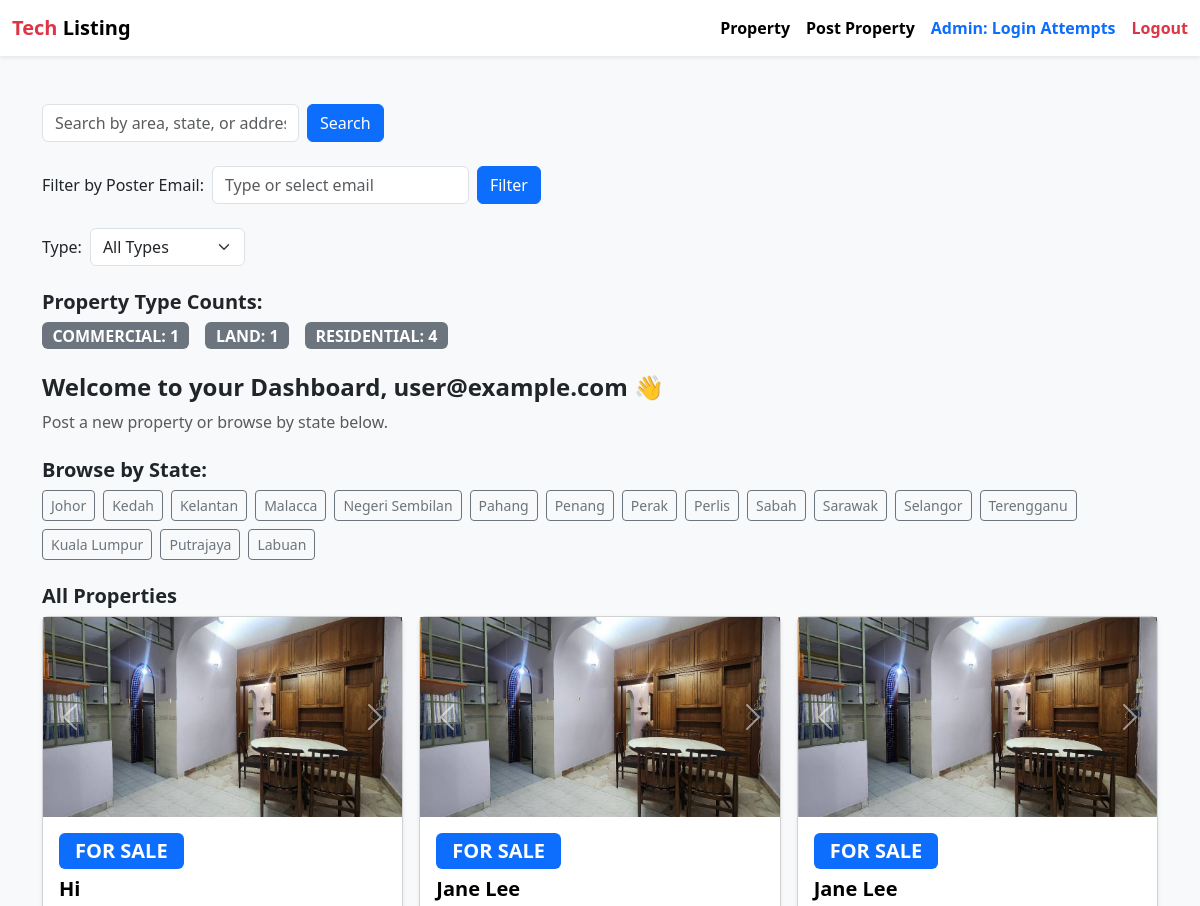
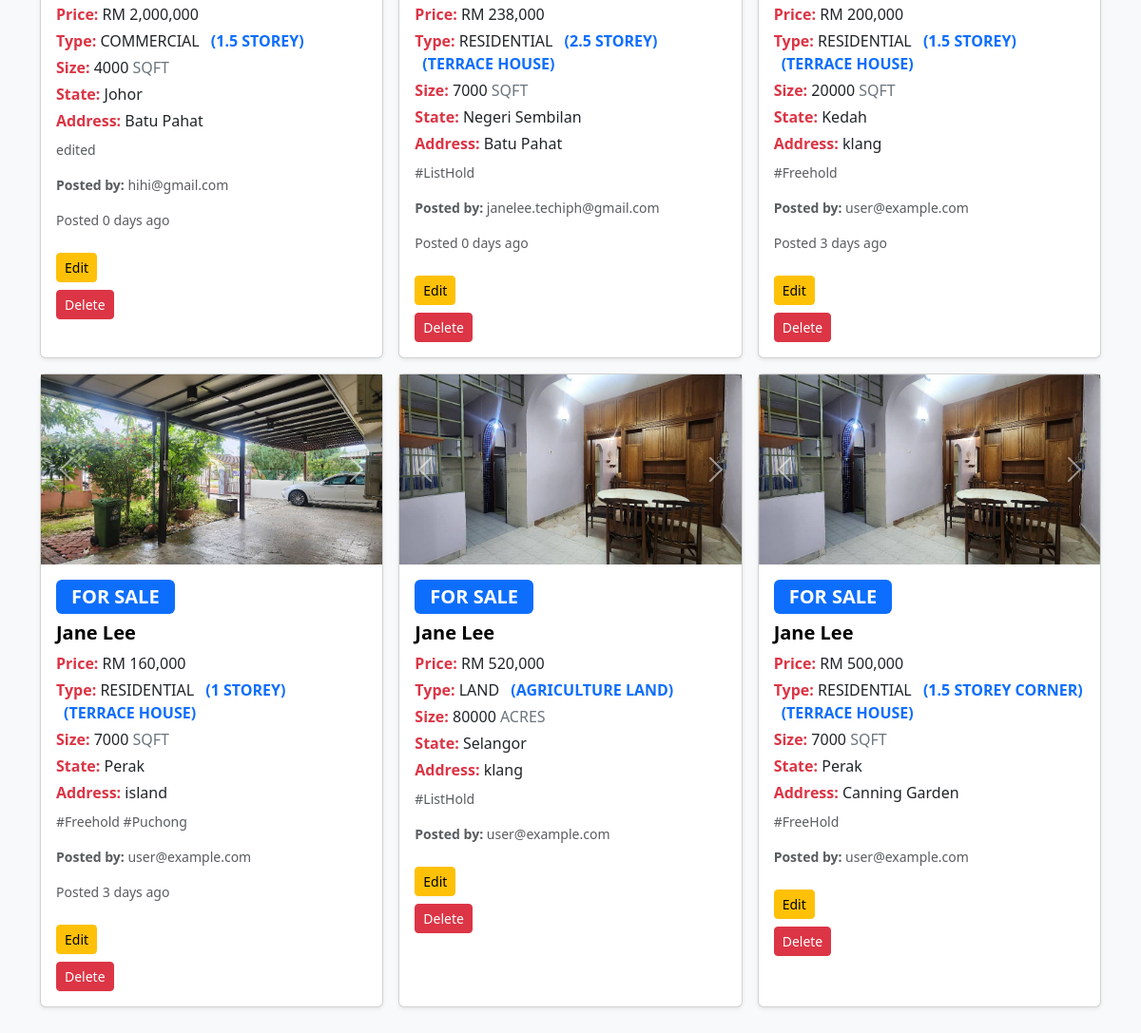
Page /home (signed in) on the committed database (2 pictures, top to bottom).
### tables this page shows
CREATE TABLE properties (
    id INTEGER PRIMARY KEY AUTOINCREMENT,
    state TEXT NOT NULL,
    title TEXT NOT NULL,
    price REAL NOT NULL,
    type TEXT NOT NULL,
    address TEXT NOT NULL,
    description TEXT,
    created_by TEXT NOT NULL
, area TEXT, photo TEXT, listing_type TEXT, terrace_house_subtype TEXT, semi_d_subtype TEXT, bangalow_subtype TEXT, land_subtype TEXT, high_rise_subtype TEXT, residential_subtype TEXT, size_unit TEXT, commercial_subtype TEXT, factory_subtype TEXT, factory_building_type TEXT, created_at TEXT);

CREATE TABLE users (
    id INTEGER PRIMARY KEY AUTOINCREMENT,
    email TEXT NOT NULL UNIQUE,
    password TEXT NOT NULL
, login_count INTEGER DEFAULT 0);

CREATE TABLE property_images (
    id INTEGER PRIMARY KEY AUTOINCREMENT,
    property_id INTEGER NOT NULL,
    filename TEXT NOT NULL,
    FOREIGN KEY(property_id) REFERENCES properties(id)
);

### app.py (the view, shortened to what this page needs)
@app.route("/home")
def home():
    print('DEBUG: session email:', repr(session.get('email')))
    print('DEBUG: ADMIN_EMAILS:', ADMIN_EMAILS)
    print('DEBUG: is_admin:', is_admin())
    if "user_id" not in session:
        flash("Please log in first.")
        return redirect("/")
    filter_email = request.args.get('filter_email')
    search = request.args.get('search')
    filter_type = request.args.get('filter_type')
    filter_residential_subtype = request.args.get('filter_residential_subtype')
    filter_terrace_house_subtype = request.args.get('filter_terrace_house_subtype')
    filter_semi_d_subtype = request.args.get('filter_semi_d_subtype')
    filter_bangalow_subtype = request.args.get('filter_bangalow_subtype')
    filter_land_subtype = request.args.get('filter_land_subtype')
    filter_high_rise_subtype = request.args.get('filter_high_rise_subtype')
    conn = sqlite3.connect(DB_PATH)
    conn.row_factory = sqlite3.Row
    cur = conn.cursor()
    query = """
        SELECT p.*, u.email as posted_by
        FROM properties p
        LEFT JOIN users u ON p.created_by = u.id
    """
    params = []
    where_clauses = []
    if filter_email:
        where_clauses.append("u.email = ?")
        params.append(filter_email)
    if search:
        where_clauses.append("(p.state LIKE ? OR p.address LIKE ? OR p.area LIKE ? OR p.type LIKE ? OR p.title LIKE ?)")
        params.extend([f"%{search}%"] * 5)
    if filter_type:
        where_clauses.append("p.type = ?")
        params.append(filter_type)
    if filter_type == 'Land' and filter_land_subtype:
        where_clauses.append("p.land_subtype = ?")
        params.append(filter_land_subtype)
    if filter_type == 'High Rise' and filter_high_rise_subtype:
        where_clauses.append("p.high_rise_subtype = ?")
        params.append(filter_high_rise_subtype)
    if where_clauses:
        query += " WHERE " + " AND ".join(where_clauses)
    query += " ORDER BY p.id DESC"
    cur.execute(query, params)
    properties = [dict(row) for row in cur.fetchall()]
    for prop in properties:
        cur.execute("SELECT filename FROM property_images WHERE property_id = ?", (prop['id'],))
        prop['images'] = [row['filename'] for row in cur.fetchall()]
        if prop.get('created_at'):
            try:
                created_date = datetime.datetime.fromisoformat(prop['created_at'])
                prop['days_ago'] = (datetime.datetime.now() - created_date).days
            except Exception:
                prop['days_ago'] = None
        else:
            prop['days_ago'] = None
    cur.execute("SELECT email FROM users")
    all_users = [row['email'] for row in cur.fetchall()]
    cur.execute("SELECT DISTINCT type FROM properties")
    all_types = [row['type'] for row in cur.fetchall()]
    residential_subtypes = []
    terrace_house_subtypes = []
    semi_d_subtypes = []
    bangalow_subtypes = []
    land_subtypes = []
    high_rise_subtypes = []
    if filter_type == 'Land':
        cur.execute("SELECT DISTINCT land_subtype FROM properties WHERE land_subtype IS NOT NULL AND land_subtype != ''")
        land_subtypes = [row['land_subtype'] for row in cur.fetchall()]
    if filter_type == 'High Rise':
        cur.execute("SELECT DISTINCT high_rise_subtype FROM properties WHERE high_rise_subtype IS NOT NULL AND high_rise_subtype != ''")
        high_rise_subtypes = [row['high_rise_subtype'] for row in cur.fetchall()]
    cur.execute("SELECT type, COUNT(*) as count FROM properties GROUP BY type")
    type_counts = {row['type']: row['count'] for row in cur.fetchall()}
    states = [
        "Johor", "Kedah", "Kelantan", "Malacca", "Negeri Sembilan", "Pahang",
        "Penang", "Perak", "Perlis", "Sabah", "Sarawak", "Selangor",
        "Terengganu", "Kuala Lumpur", "Putrajaya", "Labuan"
    ]
    conn.close()
    return render_template(
        "home.html",
        email=session.get("email"),
        properties=properties,
        states=states,
        all_users=all_users,
        type_counts=type_counts,
        all_types=all_types,
        residential_subtypes=residential_subtypes,
        terrace_house_subtypes=terrace_house_subtypes,
        semi_d_subtypes=semi_d_subtypes,
        bangalow_subtypes=bangalow_subtypes,
        land_subtypes=land_subtypes,
        high_rise_subtypes=high_rise_subtypes,
        filter_type=filter_type,
        filter_residential_subtype=filter_residential_subtype,
        filter_terrace_house_subtype=filter_terrace_house_subtype,
        filter_semi_d_subtype=filter_semi_d_subtype,
        filter_bangalow_subtype=filter_bangalow_subtype,
        filter_land_subtype=filter_land_subtype,
        filter_high_rise_subtype=filter_high_rise_subtype,
        is_admin=is_admin()
    )

### app.py (called while the page is built)
def is_admin():
    return session.get('email', '').strip().lower() in ADMIN_EMAILS

### templates/home.html (shortened to what this page needs)
<!DOCTYPE html>
<html lang="en">
<head>
  <link href="https://cdn.jsdelivr.net/npm/bootstrap@5.3.2/dist/css/bootstrap.min.css" rel="stylesheet">
</head>
<body class="bg-light text-dark">
  <nav class="navbar navbar-expand-lg navbar-light bg-white shadow-sm mb-4">
    <div class="container-fluid">
      <a class="navbar-brand fw-bold" href="/home">
        <span class="text-danger">Tech</span> Listing
      </a>
      <div class="d-flex align-items-center gap-3">
        <a href="/home" class="nav-link fw-semibold text-black">Property</a>
        <a href="/post_property" class="nav-link fw-semibold text-black">Post Property</a>
        {% if is_admin %}
        <a href="/admin/logins" class="nav-link fw-semibold text-primary">Admin: Login Attempts</a>
        {% endif %}
        <a href="/logout" class="nav-link text-danger fw-semibold">Logout</a>
      </div>
    </div>
  </nav>
  <div class="container py-4">
    <form method="get" class="mb-4">
      <div class="row g-2 align-items-center">
        <div class="col-auto">
          <input type="text" name="search" class="form-control" placeholder="Search by area, state, or address" value="{{ request.args.get('search', '') }}">
        </div>
        <div class="col-auto">
          <button type="submit" class="btn btn-primary">Search</button>
        </div>
      </div>
    </form>
    <form method="get" class="mb-4">
      <div class="row g-2 align-items-center">
        <div class="col-auto">
          <label for="filter_email" class="col-form-label">Filter by Poster Email:</label>
        </div>
        <div class="col-auto">
          <input list="email_options" name="filter_email" id="filter_email" class="form-control" placeholder="Type or select email" value="{{ request.args.get('filter_email', '') }}" onchange="this.form.submit()">
        </div>
        <div class="col-auto">
          <button type="submit" class="btn btn-primary">Filter</button>
        </div>
      </div>
    </form>
    <form method="get" class="mb-4">
      <div class="row g-2 align-items-center">
        <div class="col-auto">
          <label for="filter_type" class="col-form-label">Type:</label>
        </div>
        <div class="col-auto">
          <select name="filter_type" id="filter_type" class="form-select" onchange="this.form.submit()">
            <option value="">All Types</option>
          </select>
        </div>
      </div>
    </form>
    {% if type_counts %}
    <div class="mb-4">
      <h5 class="fw-bold">Property Type Counts:</h5>
      <div class="d-flex flex-wrap gap-3">
        {% for t, count in type_counts.items() %}
        <span class="badge bg-secondary fs-6">{{ t|upper }}: {{ count }}</span>
        {% endfor %}
      </div>
    </div>
    {% endif %}
    <div class="mb-4">
      <h2 class="h4 fw-semibold">Welcome to your Dashboard, {{ email }} 👋</h2>
      <p class="text-muted">Post a new property or browse by state below.</p>
    </div>
    <div class="mb-4">
      <h2 class="h5 fw-semibold mb-2">Browse by State:</h2>
      <div class="d-flex flex-wrap gap-2 mb-4">
        {% for s in states %}
        <a href="/properties/{{ s }}" class="btn btn-outline-secondary btn-sm">{{ s }}</a>
        {% endfor %}
      </div>
      <h2 class="h5 fw-semibold mb-2">All Properties</h2>
      <div class="row g-3">
        {% for property in properties %}
        <div class="col-12 col-sm-6 col-lg-4">
          <div class="card h-100 shadow-sm">
            {% if property.images and property.images|length > 1 %}
            <div id="carousel{{ property.id }}" class="carousel slide" data-bs-ride="carousel">
              <div class="carousel-inner">
                {% for img in property.images %}
                <div class="carousel-item {% if loop.index0 == 0 %}active{% endif %}">
                  <a href="/property/{{ property.id }}">
                    <img src="{{ url_for('static', filename='uploads/' ~ img) }}" class="d-block w-100 property-img" alt="Property Photo" style="object-fit:cover;max-height:200px;cursor:pointer;">
                  </a>
                </div>
                {% endfor %}
              </div>
              <button class="carousel-control-prev" type="button" data-bs-target="#carousel{{ property.id }}" data-bs-slide="prev">
                <span class="carousel-control-prev-icon" aria-hidden="true"></span>
              </button>
              <button class="carousel-control-next" type="button" data-bs-target="#carousel{{ property.id }}" data-bs-slide="next">
                <span class="carousel-control-next-icon" aria-hidden="true"></span>
              </button>
            </div>
            {% elif property.images and property.images|length == 1 %}
            <a href="/property/{{ property.id }}">
              <img src="{{ url_for('static', filename='uploads/' ~ property.images[0]) }}" class="card-img-top property-img" alt="Property Photo" style="object-fit:cover;max-height:200px;cursor:pointer;">
            </a>
            {% endif %}
            <div class="card-body">
              {% if property['listing_type'] %}
              <span class="badge bg-primary mb-2 fs-5 py-2 px-3">{{ property['listing_type'] }}</span>
              {% endif %}
              <a href="/property/{{ property.id }}" class="text-decoration-none"><h5 class="card-title fw-bold text-black">{{ property['title'] }}</h5></a>
              <p class="card-text mb-1"><span class="text-danger fw-bold">Price:</span> RM {{ '{:,}'.format(property['price']|int) }}</p>
              <p class="card-text mb-1"><span class="text-danger fw-bold">Type:</span> {{ property['type']|upper }}
      {% if property['terrace_house_subtype'] %}<span class="fw-bold text-primary ms-2">({{ property['terrace_house_subtype']|upper }})</span>{% endif %}
      {% if property['land_subtype'] %}<span class="fw-bold text-primary ms-2">({{ property['land_subtype']|upper }})</span>{% endif %}
      {% if property['residential_subtype'] %}<span class="fw-bold text-primary ms-2">({{ property['residential_subtype']|upper }})</span>{% endif %}
      {% if property['commercial_subtype'] %}<span class="fw-bold text-primary ms-2">({{ property['commercial_subtype']|upper }})</span>{% endif %}
      </p>
              <p class="card-text mb-1"><span class="text-danger fw-bold">Size:</span> {{ property['area'] }}{% if property['size_unit'] %} <span class="text-secondary">{{ property['size_unit'] }}</span>{% endif %}</p>
              <p class="card-text mb-1"><span class="text-danger fw-bold">State:</span> {{ property['state'] }}</p>
              <p class="card-text mb-1"><span class="text-danger fw-bold">Address:</span> {{ property['address'] }}</p>
              <p class="card-text text-muted small mt-2">{{ property['description'] }}</p>
              <p class="card-text text-muted small mt-2"><strong>Posted by:</strong> {{ property['posted_by'] }}</p>
              {% if property['days_ago'] is not none %}
              <p class="card-text text-muted small">Posted {{ property['days_ago'] }} days ago</p>
              {% endif %}
              {% if is_admin or session['user_id']|string == property['created_by']|string %}
              <a href="/edit_property/{{ property['id'] }}" class="btn btn-warning btn-sm mt-2">Edit</a>
              {% endif %}
              {% if is_admin %}
              <form action="/delete_property/{{ property['id'] }}" method="POST" onsubmit="return confirm('Are you sure you want to delete this property?');">
                <button type="submit" class="btn btn-sm btn-danger mt-2">Delete</button>
              </form>
              {% endif %}
            </div>
          </div>
        </div>
        {% endfor %}
      </div>
    </div>
  </div>
</body>
</html>

### rows in the picture
properties: type "LAND", created_by "1", listing_type "FOR SALE", title "Jane Lee", price "520,000", land_subtype "AGRICULTURE LAND", area "80000", size_unit "ACRES", state "Selangor", address "klang", description "#ListHold", posted_by "user@example.com"
users: email "user@example.com"
properties: listing_type "FOR SALE", title "Hi", price "2,000,000", type "COMMERCIAL", commercial_subtype "1.5 STOREY", area "4000", size_unit "SQFT", state "Johor", address "Batu Pahat", description "edited", posted_by "hihi@gmail.com", days_ago "0"
property_images: filename (picture)
properties: listing_type "FOR SALE", title "Jane Lee", price "238,000", type "RESIDENTIAL", terrace_house_subtype "2.5 STOREY", residential_subtype "TERRACE HOUSE", area "7000", size_unit "SQFT", state "Negeri Sembilan", address "Batu Pahat", description "#ListHold", posted_by "janelee.techiph@gmail.com", days_ago "0"
property_images: filename (picture)
properties: listing_type "FOR SALE", title "Jane Lee", price "200,000", type "RESIDENTIAL", terrace_house_subtype "1.5 STOREY", residential_subtype "TERRACE HOUSE", area "20000", size_unit "SQFT", state "Kedah", address "klang", description "#Freehold", posted_by "user@example.com", days_ago "3"
property_images: filename (picture)
properties: listing_type "FOR SALE", title "Jane Lee", price "160,000", type "RESIDENTIAL", terrace_house_subtype "1 STOREY", residential_subtype "TERRACE HOUSE", area "7000", size_unit "SQFT", state "Perak", address "island", description "#Freehold #Puchong", posted_by "user@example.com", days_ago "3"
property_images: filename (picture)
property_images: filename (picture)
properties: listing_type "FOR SALE", title "Jane Lee", price "500,000", type "RESIDENTIAL", terrace_house_subtype "1.5 STOREY CORNER", residential_subtype "TERRACE HOUSE", area "7000", size_unit "SQFT", state "Perak", address "Canning Garden", description "#FreeHold", posted_by "user@example.com"
property_images: filename (picture)

### other values in the picture
{{ t|upper }} "COMMERCIAL" "RESIDENTIAL"
{{ count }} "1" "4"
{{ s }} "Johor" "Kedah" "Kelantan" "Malacca" "Negeri Sembilan" "Pahang" "Penang" "Perak" "Perlis" "Sabah" "Sarawak" "Selangor" "Terengganu" "Kuala Lumpur" "Putrajaya" "Labuan"
